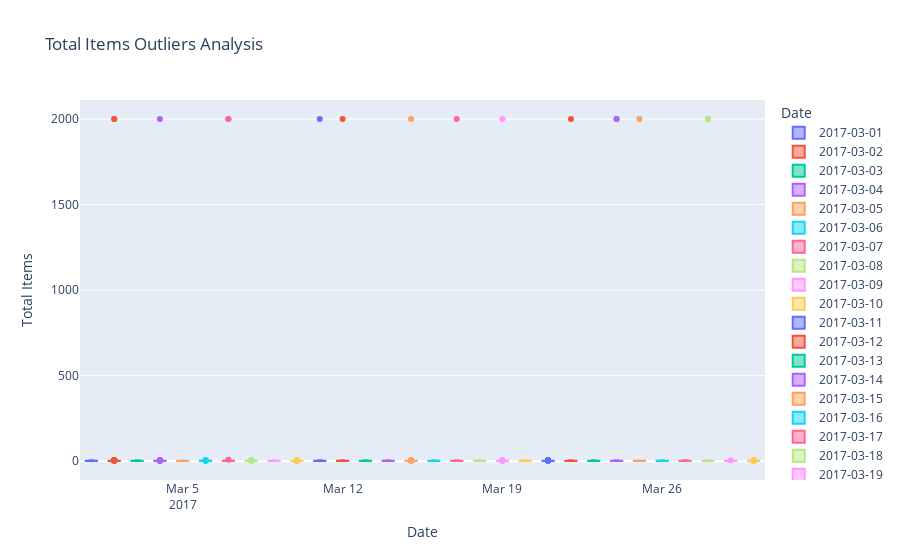

Notebook code cell kept with this figure:
### Markdown cell above
# Extreme Outliers Observations

As demonstrated by the boxplots below:

1. Items Outliers - We have 12 total extreme outliers with 2000 items purchased. No other extreme outliers are observed.
2. Order Amount Outliers - We have the same number of total extreme outliers. There is some greater variability in order amount outliers when compared with the items outliers. Overall, this is not concerning since shoe prices can vary by a fair margin.

## Next Steps

1. Items Outliers - Validate if 12 extreme outliers observed in the boxplots is accurate with the dataset or if there are duplicate orders with the same amount.
2. Validate whether the extreme outlier is the same shop_id or same user_id to better understand the source of these outliers.

### Code cell
# Boxplot total_items outliers
items_outliers = px.box(
    df,
    x=df.index,
    y='total_items',
    title='Total Items Outliers Analysis',
    labels={'created_at': 'Date', 'total_items': 'Total Items'},
    color=df.index,
    boxmode='overlay'
    )

items_outliers

### Figure 1 — Plotly figure (JSON) as saved in the notebook; plotly's stock layout.template omitted (floating-point values rounded to 4 significant figures; data arrays with more than 128 entries replaced by an {"elided": "..."} marker saying what was removed)
{"data": [{"alignmentgroup": "True", "hovertemplate": "Date=%{x}<br>Total Items=%{y}<extra></extra>", "legendgroup": "2017-03-01", "marker": {"color": "#636efa"}, "name": "2017-03-01", "notched": false, "offsetgroup": "2017-03-01", "orientation": "v", "showlegend": true, "type": "box", "x": {"elided": "182 str values"}, "x0": " ", "xaxis": "x", "y": {"elided": "182 int values"}, "y0": " ", "yaxis": "y"}, {"alignmentgroup": "True", "hovertemplate": "Date=%{x}<br>Total Items=%{y}<extra></extra>", "legendgroup": "2017-03-02", "marker": {"color": "#EF553B"}, "name": "2017-03-02", "notched": false, "offsetgroup": "2017-03-02", "orientation": "v", "showlegend": true, "type": "box", "x": {"elided": "182 str values"}, "x0": " ", "xaxis": "x", "y": {"elided": "182 int values"}, "y0": " ", "yaxis": "y"}, {"alignmentgroup": "True", "hovertemplate": "Date=%{x}<br>Total Items=%{y}<extra></extra>", "legendgroup": "2017-03-03", "marker": {"color": "#00cc96"}, "name": "2017-03-03", "notched": false, "offsetgroup": "2017-03-03", "orientation": "v", "showlegend": true, "type": "box", "x": {"elided": "162 str values"}, "x0": " ", "xaxis": "x", "y": {"elided": "162 int values"}, "y0": " ", "yaxis": "y"}, {"alignmentgroup": "True", "hovertemplate": "Date=%{x}<br>Total Items=%{y}<extra></extra>", "legendgroup": "2017-03-04", "marker": {"color": "#ab63fa"}, "name": "2017-03-04", "notched": false, "offsetgroup": "2017-03-04", "orientation": "v", "showlegend": true, "type": "box", "x": {"elided": "165 str values"}, "x0": " ", "xaxis": "x", "y": {"elided": "165 int values"}, "y0": " ", "yaxis": "y"}, {"alignmentgroup": "True", "hovertemplate": "Date=%{x}<br>Total Items=%{y}<extra></extra>", "legendgroup": "2017-03-05", "marker": {"color": "#FFA15A"}, "name": "2017-03-05", "notched": false, "offsetgroup": "2017-03-05", "orientation": "v", "showlegend": true, "type": "box", "x": {"elided": "163 str values"}, "x0": " ", "xaxis": "x", "y": {"elided": "163 int values"}, "y0": " ", "yaxis": "y"}, {"alignmentgroup": "True", "hovertemplate": "Date=%{x}<br>Total Items=%{y}<extra></extra>", "legendgroup": "2017-03-06", "marker": {"color": "#19d3f3"}, "name": "2017-03-06", "notched": false, "offsetgroup": "2017-03-06", "orientation": "v", "showlegend": true, "type": "box", "x": {"elided": "148 str values"}, "x0": " ", "xaxis": "x", "y": {"elided": "148 int values"}, "y0": " ", "yaxis": "y"}, {"alignmentgroup": "True", "hovertemplate": "Date=%{x}<br>Total Items=%{y}<extra></extra>", "legendgroup": "2017-03-07", "marker": {"color": "#FF6692"}, "name": "2017-03-07", "notched": false, "offsetgroup": "2017-03-07", "orientation": "v", "showlegend": true, "type": "box", "x": {"elided": "196 str values"}, "x0": " ", "xaxis": "x", "y": {"elided": "196 int values"}, "y0": " ", "yaxis": "y"}, {"alignmentgroup": "True", "hovertemplate": "Date=%{x}<br>Total Items=%{y}<extra></extra>", "legendgroup": "2017-03-08", "marker": {"color": "#B6E880"}, "name": "2017-03-08", "notched": false, "offsetgroup": "2017-03-08", "orientation": "v", "showlegend": true, "type": "box", "x": {"elided": "156 str values"}, "x0": " ", "xaxis": "x", "y": {"elided": "156 int values"}, "y0": " ", "yaxis": "y"}, {"alignmentgroup": "True", "hovertemplate": "Date=%{x}<br>Total Items=%{y}<extra></extra>", "legendgroup": "2017-03-09", "marker": {"color": "#FF97FF"}, "name": "2017-03-09", "notched": false, "offsetgroup": "2017-03-09", "orientation": "v", "showlegend": true, "type": "box", "x": {"elided": "199 str values"}, "x0": " ", "xaxis": "x", "y": {"elided": "199 int values"}, "y0": " ", "yaxis": "y"}, {"alignmentgroup": "True", "hovertemplate": "Date=%{x}<br>Total Items=%{y}<extra></extra>", "legendgroup": "2017-03-10", "marker": {"color": "#FECB52"}, "name": "2017-03-10", "notched": false, "offsetgroup": "2017-03-10", "orientation": "v", "showlegend": true, "type": "box", "x": {"elided": "167 str values"}, "x0": " ", "xaxis": "x", "y": {"elided": "167 int values"}, "y0": " ", "yaxis": "y"}, {"alignmentgroup": "True", "hovertemplate": "Date=%{x}<br>Total Items=%{y}<extra></extra>", "legendgroup": "2017-03-11", "marker": {"color": "#636efa"}, "name": "2017-03-11", "notched": false, "offsetgroup": "2017-03-11", "orientation": "v", "showlegend": true, "type": "box", "x": {"elided": "167 str values"}, "x0": " ", "xaxis": "x", "y": {"elided": "167 int values"}, "y0": " ", "yaxis": "y"}, {"alignmentgroup": "True", "hovertemplate": "Date=%{x}<br>Total Items=%{y}<extra></extra>", "legendgroup": "2017-03-12", "marker": {"color": "#EF553B"}, "name": "2017-03-12", "notched": false, "offsetgroup": "2017-03-12", "orientation": "v", "showlegend": true, "type": "box", "x": {"elided": "159 str values"}, "x0": " ", "xaxis": "x", "y": {"elided": "159 int values"}, "y0": " ", "yaxis": "y"}, {"alignmentgroup": "True", "hovertemplate": "Date=%{x}<br>Total Items=%{y}<extra></extra>", "legendgroup": "2017-03-13", "marker": {"color": "#00cc96"}, "name": "2017-03-13", "notched": false, "offsetgroup": "2017-03-13", "orientation": "v", "showlegend": true, "type": "box", "x": {"elided": "159 str values"}, "x0": " ", "xaxis": "x", "y": {"elided": "159 int values"}, "y0": " ", "yaxis": "y"}, {"alignmentgroup": "True", "hovertemplate": "Date=%{x}<br>Total Items=%{y}<extra></extra>", "legendgroup": "2017-03-14", "marker": {"color": "#ab63fa"}, "name": "2017-03-14", "notched": false, "offsetgroup": "2017-03-14", "orientation": "v", "showlegend": true, "type": "box", "x": {"elided": "148 str values"}, "x0": " ", "xaxis": "x", "y": {"elided": "148 int values"}, "y0": " ", "yaxis": "y"}, {"alignmentgroup": "True", "hovertemplate": "Date=%{x}<br>Total Items=%{y}<extra></extra>", "legendgroup": "2017-03-15", "marker": {"color": "#FFA15A"}, "name": "2017-03-15", "notched": false, "offsetgroup": "2017-03-15", "orientation": "v", "showlegend": true, "type": "box", "x": {"elided": "143 str values"}, "x0": " ", "xaxis": "x", "y": {"elided": "143 int values"}, "y0": " ", "yaxis": "y"}, {"alignmentgroup": "True", "hovertemplate": "Date=%{x}<br>Total Items=%{y}<extra></extra>", "legendgroup": "2017-03-16", "marker": {"color": "#19d3f3"}, "name": "2017-03-16", "notched": false, "offsetgroup": "2017-03-16", "orientation": "v", "showlegend": true, "type": "box", "x": {"elided": "143 str values"}, "x0": " ", "xaxis": "x", "y": {"elided": "143 int values"}, "y0": " ", "yaxis": "y"}, {"alignmentgroup": "True", "hovertemplate": "Date=%{x}<br>Total Items=%{y}<extra></extra>", "legendgroup": "2017-03-17", "marker": {"color": "#FF6692"}, "name": "2017-03-17", "notched": false, "offsetgroup": "2017-03-17", "orientation": "v", "showlegend": true, "type": "box", "x": {"elided": "198 str values"}, "x0": " ", "xaxis": "x", "y": {"elided": "198 int values"}, "y0": " ", "yaxis": "y"}, {"alignmentgroup": "True", "hovertemplate": "Date=%{x}<br>Total Items=%{y}<extra></extra>", "legendgroup": "2017-03-18", "marker": {"color": "#B6E880"}, "name": "2017-03-18", "notched": false, "offsetgroup": "2017-03-18", "orientation": "v", "showlegend": true, "type": "box", "x": {"elided": "173 str values"}, "x0": " ", "xaxis": "x", "y": {"elided": "173 int values"}, "y0": " ", "yaxis": "y"}, {"alignmentgroup": "True", "hovertemplate": "Date=%{x}<br>Total Items=%{y}<extra></extra>", "legendgroup": "2017-03-19", "marker": {"color": "#FF97FF"}, "name": "2017-03-19", "notched": false, "offsetgroup": "2017-03-19", "orientation": "v", "showlegend": true, "type": "box", "x": {"elided": "149 str values"}, "x0": " ", "xaxis": "x", "y": {"elided": "149 int values"}, "y0": " ", "yaxis": "y"}, {"alignmentgroup": "True", "hovertemplate": "Date=%{x}<br>Total Items=%{y}<extra></extra>", "legendgroup": "2017-03-20", "marker": {"color": "#FECB52"}, "name": "2017-03-20", "notched": false, "offsetgroup": "2017-03-20", "orientation": "v", "showlegend": true, "type": "box", "x": {"elided": "158 str values"}, "x0": " ", "xaxis": "x", "y": {"elided": "158 int values"}, "y0": " ", "yaxis": "y"}, {"alignmentgroup": "True", "hovertemplate": "Date=%{x}<br>Total Items=%{y}<extra></extra>", "legendgroup": "2017-03-21", "marker": {"color": "#636efa"}, "name": "2017-03-21", "notched": false, "offsetgroup": "2017-03-21", "orientation": "v", "showlegend": true, "type": "box", "x": {"elided": "179 str values"}, "x0": " ", "xaxis": "x", "y": {"elided": "179 int values"}, "y0": " ", "yaxis": "y"}, {"alignmentgroup": "True", "hovertemplate": "Date=%{x}<br>Total Items=%{y}<extra></extra>", "legendgroup": "2017-03-22", "marker": {"color": "#EF553B"}, "name": "2017-03-22", "notched": false, "offsetgroup": "2017-03-22", "orientation": "v", "showlegend": true, "type": "box", "x": {"elided": "175 str values"}, "x0": " ", "xaxis": "x", "y": {"elided": "175 int values"}, "y0": " ", "yaxis": "y"}, {"alignmentgroup": "True", "hovertemplate": "Date=%{x}<br>Total Items=%{y}<extra></extra>", "legendgroup": "2017-03-23", "marker": {"color": "#00cc96"}, "name": "2017-03-23", "notched": false, "offsetgroup": "2017-03-23", "orientation": "v", "showlegend": true, "type": "box", "x": {"elided": "152 str values"}, "x0": " ", "xaxis": "x", "y": {"elided": "152 int values"}, "y0": " ", "yaxis": "y"}, {"alignmentgroup": "True", "hovertemplate": "Date=%{x}<br>Total Items=%{y}<extra></extra>", "legendgroup": "2017-03-24", "marker": {"color": "#ab63fa"}, "name": "2017-03-24", "notched": false, "offsetgroup": "2017-03-24", "orientation": "v", "showlegend": true, "type": "box", "x": {"elided": "155 str values"}, "x0": " ", "xaxis": "x", "y": {"elided": "155 int values"}, "y0": " ", "yaxis": "y"}, {"alignmentgroup": "True", "hovertemplate": "Date=%{x}<br>Total Items=%{y}<extra></extra>", "legendgroup": "2017-03-25", "marker": {"color": "#FFA15A"}, "name": "2017-03-25", "notched": false, "offsetgroup": "2017-03-25", "orientation": "v", "showlegend": true, "type": "box", "x": {"elided": "170 str values"}, "x0": " ", "xaxis": "x", "y": {"elided": "170 int values"}, "y0": " ", "yaxis": "y"}, {"alignmentgroup": "True", "hovertemplate": "Date=%{x}<br>Total Items=%{y}<extra></extra>", "legendgroup": "2017-03-26", "marker": {"color": "#19d3f3"}, "name": "2017-03-26", "notched": false, "offsetgroup": "2017-03-26", "orientation": "v", "showlegend": true, "type": "box", "x": {"elided": "175 str values"}, "x0": " ", "xaxis": "x", "y": {"elided": "175 int values"}, "y0": " ", "yaxis": "y"}, {"alignmentgroup": "True", "hovertemplate": "Date=%{x}<br>Total Items=%{y}<extra></extra>", "legendgroup": "2017-03-27", "marker": {"color": "#FF6692"}, "name": "2017-03-27", "notched": false, "offsetgroup": "2017-03-27", "orientation": "v", "showlegend": true, "type": "box", "x": {"elided": "170 str values"}, "x0": " ", "xaxis": "x", "y": {"elided": "170 int values"}, "y0": " ", "yaxis": "y"}, {"alignmentgroup": "True", "hovertemplate": "Date=%{x}<br>Total Items=%{y}<extra></extra>", "legendgroup": "2017-03-28", "marker": {"color": "#B6E880"}, "name": "2017-03-28", "notched": false, "offsetgroup": "2017-03-28", "orientation": "v", "showlegend": true, "type": "box", "x": {"elided": "175 str values"}, "x0": " ", "xaxis": "x", "y": {"elided": "175 int values"}, "y0": " ", "yaxis": "y"}, {"alignmentgroup": "True", "hovertemplate": "Date=%{x}<br>Total Items=%{y}<extra></extra>", "legendgroup": "2017-03-29", "marker": {"color": "#FF97FF"}, "name": "2017-03-29", "notched": false, "offsetgroup": "2017-03-29", "orientation": "v", "showlegend": true, "type": "box", "x": {"elided": "165 str values"}, "x0": " ", "xaxis": "x", "y": {"elided": "165 int values"}, "y0": " ", "yaxis": "y"}, {"alignmentgroup": "True", "hovertemplate": "Date=%{x}<br>Total Items=%{y}<extra></extra>", "legendgroup": "2017-03-30", "marker": {"color": "#FECB52"}, "name": "2017-03-30", "notched": false, "offsetgroup": "2017-03-30", "orientation": "v", "showlegend": true, "type": "box", "x": {"elided": "167 str values"}, "x0": " ", "xaxis": "x", "y": {"elided": "167 int values"}, "y0": " ", "yaxis": "y"}], "layout": {"boxmode": "overlay", "legend": {"title": {"text": "Date"}, "tracegroupgap": 0}, "title": {"text": "Total Items Outliers Analysis"}, "xaxis": {"anchor": "y", "categoryarray": ["2017-03-01", "2017-03-02", "2017-03-03", "2017-03-04", "2017-03-05", "2017-03-06", "2017-03-07", "2017-03-08", "2017-03-09", "2017-03-10", "2017-03-11", "2017-03-12", "2017-03-13", "2017-03-14", "2017-03-15", "2017-03-16", "2017-03-17", "2017-03-18", "2017-03-19", "2017-03-20", "2017-03-21", "2017-03-22", "2017-03-23", "2017-03-24", "2017-03-25", "2017-03-26", "2017-03-27", "2017-03-28", "2017-03-29", "2017-03-30"], "categoryorder": "array", "domain": [0, 1], "title": {"text": "Date"}}, "yaxis": {"anchor": "x", "domain": [0, 1], "title": {"text": "Total Items"}}}}
